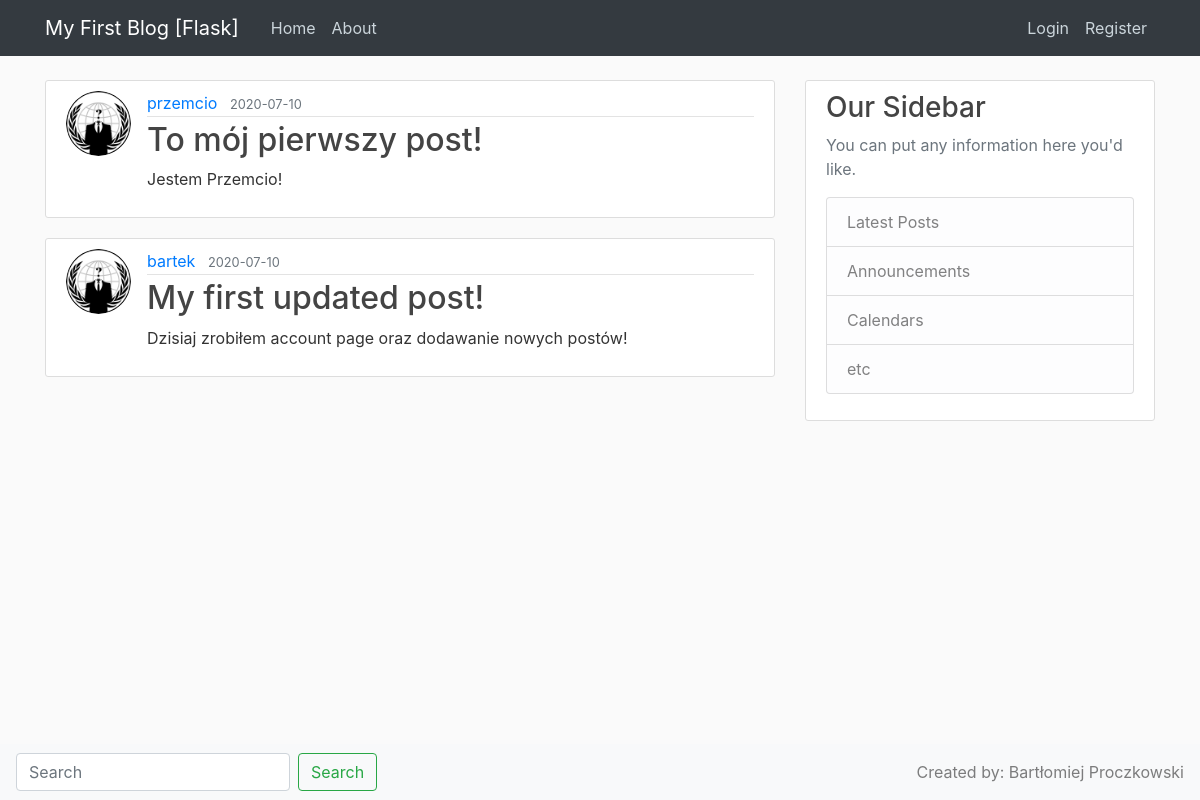
Page /home on the earlier database version.
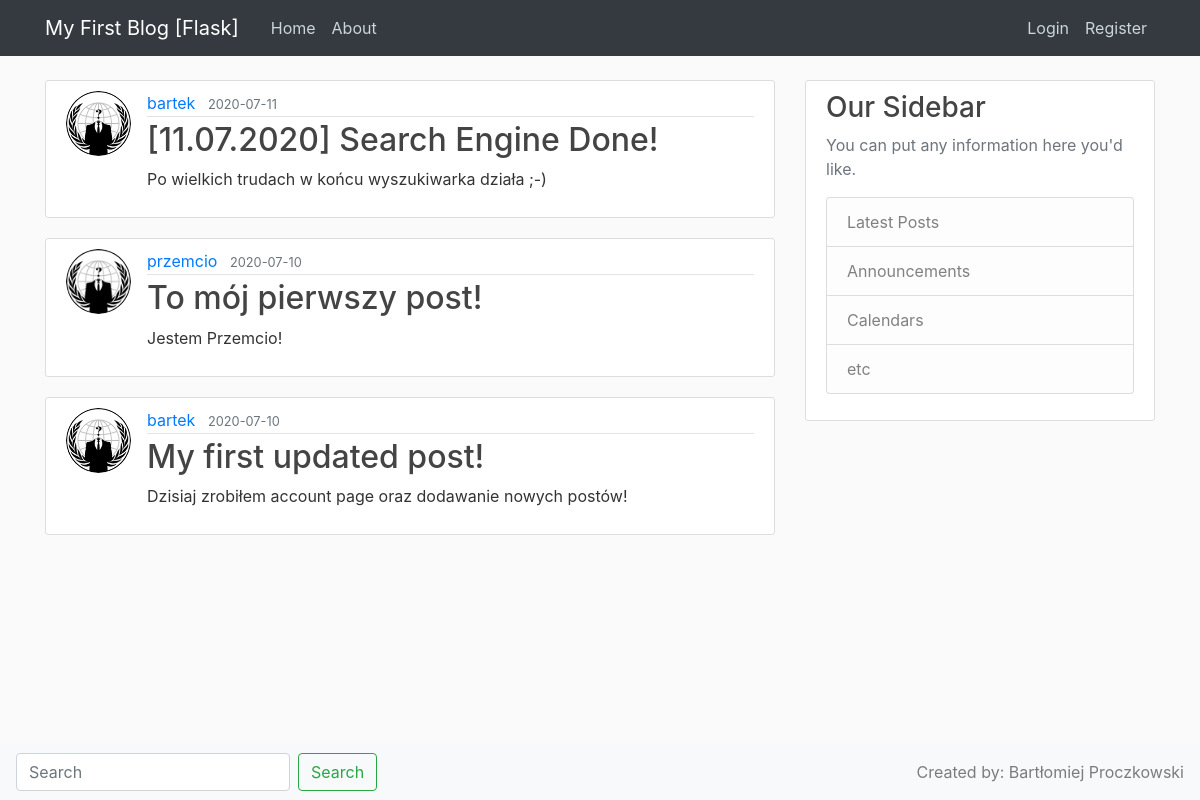
Same page on the later database version.
### flaskblog/models.py (models this page shows, shortened)
class Post(db.Model):
    __searchable__ = ['title', 'content']
    id = db.Column(db.Integer, primary_key=True)
    title = db.Column(db.String(100), nullable=False)
    date_posted = db.Column(db.DateTime, nullable=False, default=datetime.utcnow)
    content = db.Column(db.Text, nullable=False)
    user_id = db.Column(db.Integer, db.ForeignKey('user.id'), nullable=False)

class User(db.Model, UserMixin):
    id = db.Column(db.Integer, primary_key=True)
    username = db.Column(db.String(20), unique=True, nullable=False)
    email = db.Column(db.String(120), unique=True, nullable=False)
    image_file = db.Column(db.String(20), nullable=False, default='default.jpg')
    password = db.Column(db.String(60), nullable=False)
    posts = db.relationship('Post', backref='author', lazy=True)

### flaskblog/routes.py (the view)
@app.route('/')
@app.route('/home')
def home():
    posts = Post.query.all()
    return render_template('home.html', posts=posts)

### flaskblog/templates/home.html
{% extends "layout.html" %}
{% block content %}
    {% for post in posts|reverse %}
        <article class="media content-section">
          <img class="rounded-circle article-img" src="{{ url_for('static', filename='profile_pics/' + post.author.image_file) }}">
          <div class="media-body">
            <div class="article-metadata">
              <a class="mr-2" href="#">{{ post.author.username }}</a>
              <small class="text-muted">{{ post.date_posted.strftime('%Y-%m-%d') }}</small>
            </div>
            <h2><a class="article-title"  href="{{ url_for('post', post_id=post.id) }}">{{ post.title }}</a></h2>
            <p class="article-content">{{ post.content }}</p>
          </div>
        </article>
    {% endfor %}
{% endblock content %}

### flaskblog/templates/layout.html (shortened to what this page needs)
<!DOCTYPE html>
<html lang="en">
<head>
    <link rel="stylesheet" href="https://stackpath.bootstrapcdn.com/bootstrap/4.5.0/css/bootstrap.min.css">
    <link rel="stylesheet" type="text/css" href="{{ url_for('static', filename='main.css') }}">
</head>
<body>
    <header class="site-header">
      <nav class="navbar navbar-expand-md navbar-dark bg-dark fixed-top">
        <div class="container">
          <a class="navbar-brand mr-4" href="/">My First Blog [Flask]</a>
          <div class="collapse navbar-collapse" id="navbarToggle">
            <div class="navbar-nav mr-auto">
              <a class="nav-item nav-link" href="/">Home</a>
              <a class="nav-item nav-link" href="/about">About</a>
            </div>
            <div class="navbar-nav">
                {% if current_user.is_authenticated %}
                    <a class="nav-item nav-link" href="/new_post">New Post</a>
                  <a class="nav-item nav-link" href="/account">Account</a>
                  <a class="nav-item nav-link" href="/logout">Logout</a>
                {% else %}
                  <a class="nav-item nav-link" href="/login">Login</a>
                  <a class="nav-item nav-link" href="/register">Register</a>
                {% endif %}
            </div>
          </div>
        </div>
      </nav>
    </header>
    <main role="main" class="container">
        <div class="row">
            <div class="col-md-8">
                {% block content %}{% endblock %}
            </div>
            <div class="col-md-4">
                <div class="content-section">
                    <h3>Our Sidebar</h3>
                    <p class='text-muted'>You can put any information here you'd like.
                    <ul class="list-group">
                        <li class="list-group-item list-group-item-light">Latest Posts</li>
                        <li class="list-group-item list-group-item-light">Announcements</li>
                        <li class="list-group-item list-group-item-light">Calendars</li>
                        <li class="list-group-item list-group-item-light">etc</li>
                    </ul>
                    </p>
                </div>
            </div>
            <nav class="navbar fixed-bottom navbar-light bg-light">
                <form class="form-inline mt-2 mt-md-0" method="POST">
                    <input class="form-control mr-sm-2" type="text" placeholder="Search" aria-label="Search" name="search_string">
                    <button class="btn btn-outline-success my-2 my-sm-0" type="submit" formaction="/search" value="Search">Search</button>
                </form>
                <span class="navbar-text">Created by: Bartłomiej Proczkowski</span>
            </nav>
        </div>
    </main>
</body>
</html>

### flaskblog/static/main.css (style rules this page uses)
body { background: #fafafa; color: #333333; margin-top: 5rem; }
h1, h2, h3, h4, h5, h6 { color: #444444; }
.site-header .navbar-nav .nav-link { color: #cbd5db; }
.content-section { background: #ffffff; padding: 10px 20px; border: 1px solid #dddddd; border-radius: 3px; margin-bottom: 20px; }
.article-title { color: #444444; }
.article-content { white-space: pre-line; }
.article-img { height: 65px; width: 65px; margin-right: 16px; }
.article-metadata { padding-bottom: 1px; margin-bottom: 4px; border-bottom: 1px solid #e3e3e3 }

Differences in the rows shown:
added Post: image_file (picture), author.username "bartek", date_posted "2020-07-11", title "[11.07.2020] Search Engine Done!", content "Po wielkich trudach w końcu wyszukiwarka działa ;-)"
changed through a linked row, Post "My first updated post!": image_file: picture added in place of a placeholder
